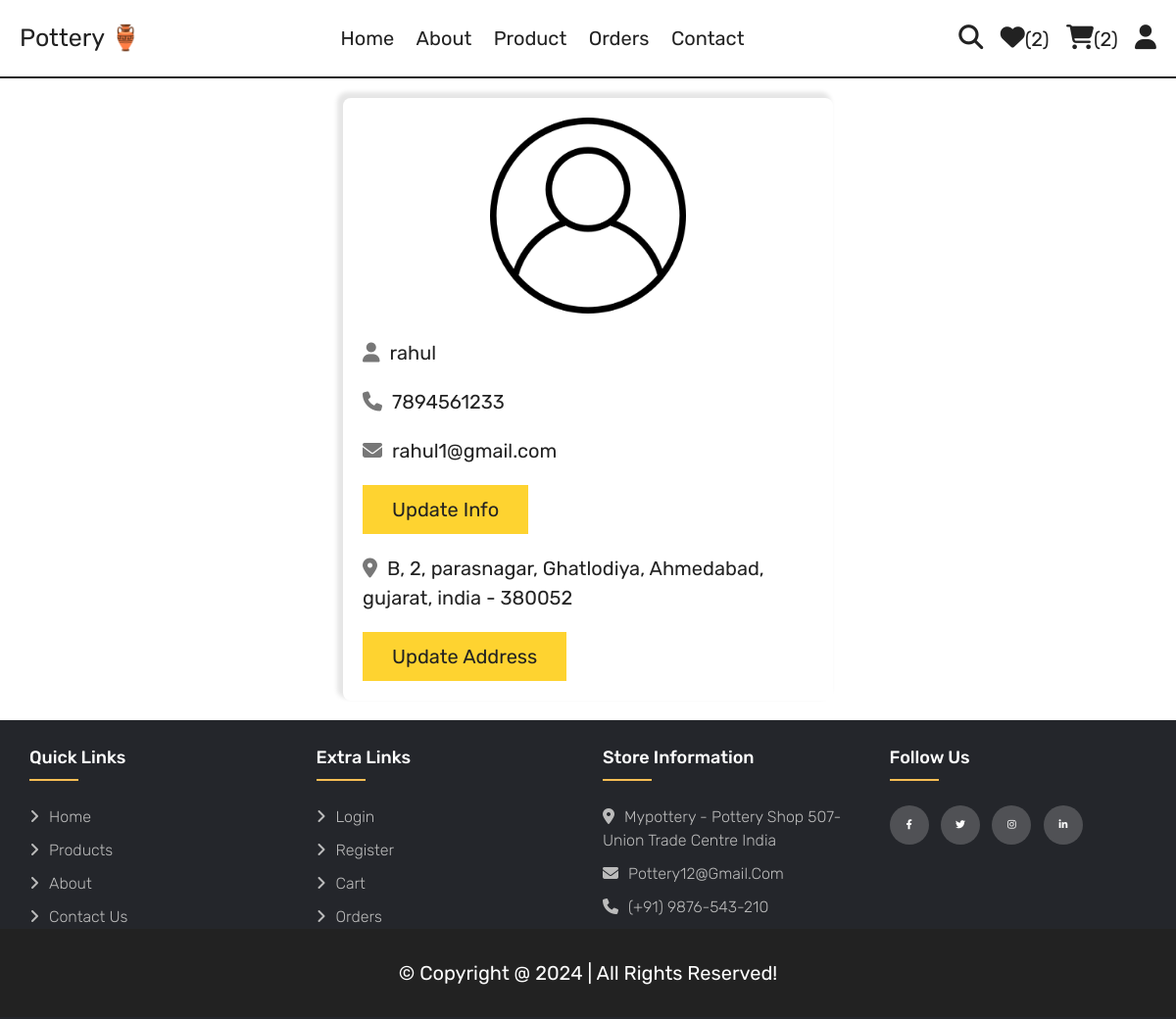
/profile.php (signed in), run on the app's committed database.
### tables this page shows
CREATE TABLE `users` (
  `id` int(100) NOT NULL,
  `name` varchar(20) NOT NULL,
  `email` varchar(50) NOT NULL,
  `number` varchar(10) NOT NULL,
  `password` varchar(50) NOT NULL,
  `address` varchar(500) NOT NULL
);

### profile.php (the view, shortened to what this page needs)
<?php
include 'components/connect.php';
?>
<!DOCTYPE html>
<html lang="en">
<head>
   <link rel="stylesheet" href="https://cdnjs.cloudflare.com/ajax/libs/font-awesome/6.1.1/css/all.min.css">
   <link rel="stylesheet" href="css/style.css">
</head>
<body>
<?php include 'components/user_header.php'; ?>
<section class="user-details">
   <div class="user">
      <img src="images/user-icon.png" alt="">
      <p><i class="fas fa-user"></i><span><span><?= $fetch_profile['name']; ?></span></span></p>
      <p><i class="fas fa-phone"></i><span><?= $fetch_profile['number']; ?></span></p>
      <p><i class="fas fa-envelope"></i><span><?= $fetch_profile['email']; ?></span></p>
      <a href="update_profile.php" class="btn">update info</a>
      <p class="address"><i class="fas fa-map-marker-alt"></i><span><?php if($fetch_profile['address'] == ''){echo 'please enter your address';}else{echo $fetch_profile['address'];} ?></span></p>
      <a href="update_address.php" class="btn">update address</a>
   </div>
</section>
<?php include 'components/footer.php'; ?>
</body>
</html>

### css/style.css (style rules this page uses)
:root { --yellow:#fed330; --red:#e74c3c; --white:#fff; --black:#222; --light-color:#777; --border:.2rem solid var(--black); }
* { font-family: 'Rubik', sans-serif; margin:0; padding:0; box-sizing: border-box; outline: none; border: none; text-decoration: none; }
html { font-size: 62.5%; overflow-x: hidden; scroll-behavior: smooth; stop-opacity: 7rem; }
section { margin:0 auto ; max-width: 1200px; padding:2rem; }
.btn, .delete-btn, .option-btn { margin-top: 1rem; display: inline-block; font-size: 2rem; padding:1rem 3rem; cursor: pointer; text-transform: capitalize; transition: .2s linear; }
.btn { background-color: var(--yellow); color:var(--black); }
.user-details .user { max-width: 50rem; margin:0 auto; border-radius: 8px; box-shadow:-4px -4px 4px 2px rgba(0, 0, 0, 0.1); padding:2rem; }
.user-details .user img { width: 100%; height: 20rem; object-fit: contain; margin-bottom: 1rem; }
.user-details .user p { padding:1rem 0; line-height: 1.5; font-size: 2rem; }
.user-details .user p span { color:var(--black); }
.user-details .user p i { margin-right: 1rem; color:var(--light-color); }
.user-details .user .address { margin-top: 1rem; }
body { line-height: 1.5; font-family: 'Poppins', sans-serif; }
* { margin:0; padding:0; box-sizing: border-box; }

### data on the page
users: name "rahul", number "7894561233", email "rahul1@gmail.com", address "B, 2, parasnagar, Ghatlodiya, Ahmedabad, gujarat, india - 380052"

### other printed values
$total_wishlist_counts "2"
$total_cart_items "2"
